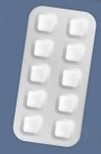
#> input picture OpenCV/BlisterPack/blisterPack.jpg, 101 x 154 px
$ python blisterPack.py
#> lines starting #> are read from the running program, lines starting #| are printed output that depends on the picture; after the words box and inside, x2 and y2 are one past the last pixel; in counts of white or black regions, pixels touching at a corner belong together
import cv2 as cv
import numpy as np
from scipy import signal

img = cv.imread('blisterPack.jpg', cv.IMREAD_COLOR)
#> img is the input picture: shape (154, 101, 3); mean B, G, R 187.4, 174.2, 166.4
blur = cv.GaussianBlur(img, (5,5), 0)
canny = cv.Canny(img, 150, 250)
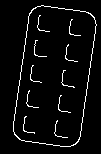
#> canny: shape (154, 101); 4.4% white in thin lines or dots, all inside (x1, y1, x2, y2) = (13, 5, 97, 147)

lines = cv.HoughLinesP(canny, 1, np.pi/180, 20, minLineLength= 30, maxLineGap= 10)
#> lines = [[14, 114, 30, 12], [80, 136, 96, 24], [43, 5, 90, 13], [30, 79, 38, 28], [21, 140, 70, 146], [54, 145, 60, 95], [15, 109, 24, 51]]

for line in lines:
   x1,y1,x2,y2 = line[0]
   cv.line(img, (x1,y1), (x2,y2), (0,255,0), 2)
#> this loop made 7 passes
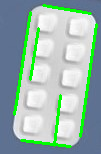
#> img: shape (154, 101, 3); 8.08% of pixels changed, all inside (x1, y1, x2, y2) = (13, 4, 98, 148)

rows,cols=img.shape[:2]
#> rows = 154; cols = 101
alpha = np.arctan(np.abs(y2-y1)/np.abs(x2-x1))
#> alpha = 1.42
M = cv.getRotationMatrix2D(((cols-1)/2.0,(rows-1)/2.0),alpha,1)
#> M = [[1, 0.0247, -1.88], [-0.0247, 1, 1.26]]
dst = cv.warpAffine(img,M,(cols,rows))
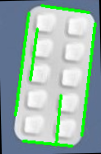
#> dst: shape (154, 101, 3); mean B, G, R 170.4, 179.1, 151.5


cv.imshow('Result',dst)
cv.waitKey(0)
cv.destroyAllWindows()
